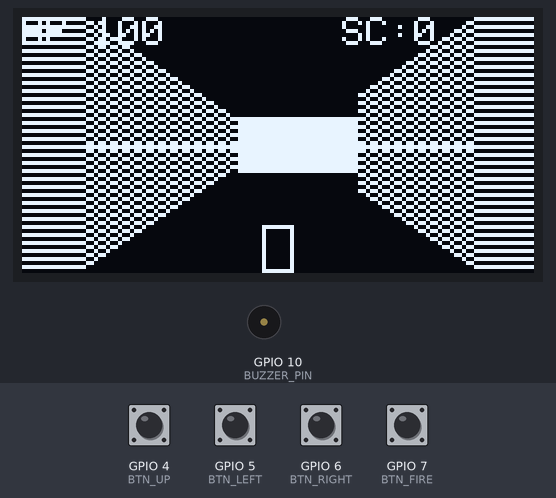
The program below on a simulated ESP32-S3. On the bench: 128×64 one-colour display, buzzer (waves = sounding). Inputs (shaded band) come from the test bench; at power-on: GPIO 4 (BTN_UP), GPIO 5 (BTN_LEFT), GPIO 6 (BTN_RIGHT), GPIO 7 (BTN_FIRE) HIGH.

Above: at 2.4 s.
2.5 s: GPIO 7 (BTN_FIRE) pulled LOW for 1 s
At 3.09 s:
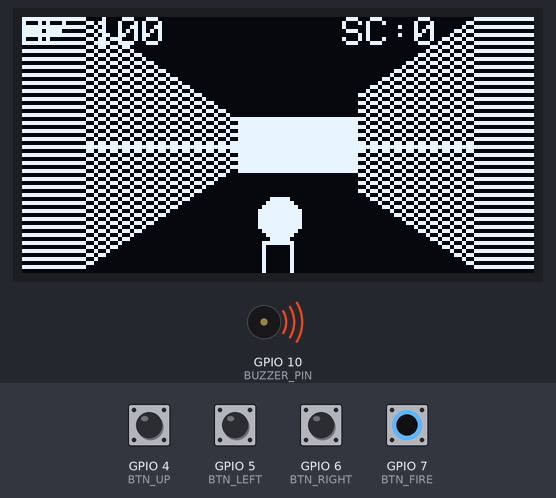
5.0 s: GPIO 4 (BTN_UP) pulled LOW for 1 s
At 6.5 s:
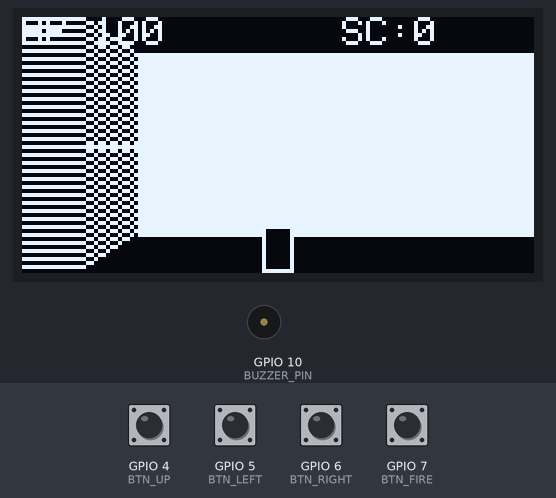
9.0 s: GPIO 5 (BTN_LEFT) pulled LOW for 1 s
At 9.79 s:
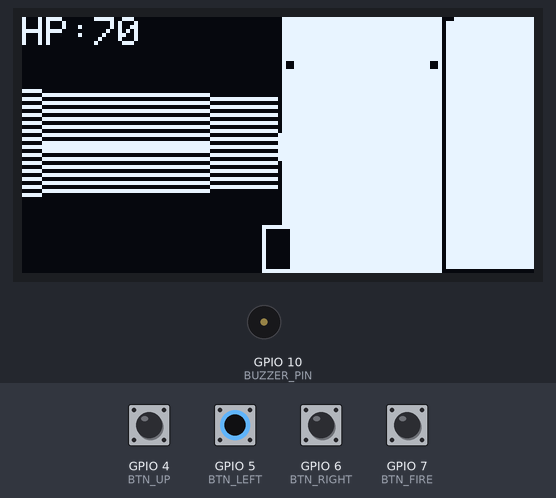
10.6 s: GPIO 6 (BTN_RIGHT) pulled LOW for 0.15 s
At 11.48 s:
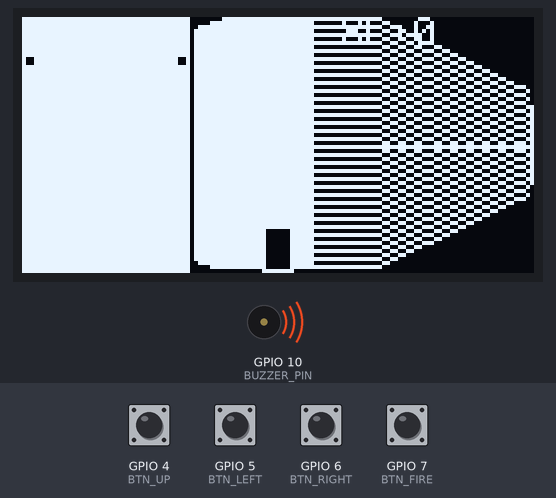
13.7 s: GPIO 7 (BTN_FIRE) pulled LOW for 0.15 s
At 13.85 s:
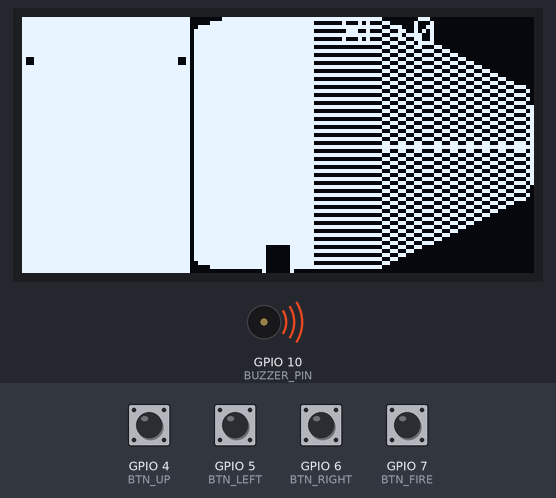
Timing chart, 0 to 16.7 s (numbered marks = the images above; inputs shaded):
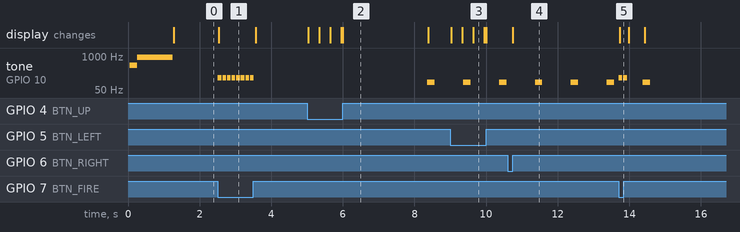

Measured:
- after the input at 2.5 s, tone on GPIO 10 (BUZZER_PIN): alternates 150 Hz for 0.10 s and silent for 0.03 s, 16 changes in all, then stays silent, starting at once; the display: changes at once (image 1)
- after the input at 5.0 s, tone on GPIO 10 (BUZZER_PIN): silent → 100 Hz after 3.4 s, → silent 0.21 s later; the display: first changes at once (image 2 shows a later state)
- after the input at 10.6 s, the display: changes after 0.15 s (image 4)
- after the input at 13.7 s, the display: changes at once (image 5)
- what the display in image 2 shows lasts 2.4 s, from 6.0 s to 8.4 s

The program:

main.cpp
```cpp
#include <Adafruit_GFX.h>
#include <Adafruit_SSD1306.h>
#include <Wire.h>
#include <math.h>

// Налаштування дисплея
#define SCREEN_WIDTH 128
#define SCREEN_HEIGHT 64
#define OLED_RESET -1
Adafruit_SSD1306 display(SCREEN_WIDTH, SCREEN_HEIGHT, &Wire, OLED_RESET);

// Піни I2C для ESP32-S3
#define I2C_SDA 8
#define I2C_SCL 9

// Піни кнопок та звуку
#define BTN_UP 4
#define BTN_LEFT 5
#define BTN_RIGHT 6
#define BTN_FIRE 7
#define BUZZER_PIN 10

// Карта лабіринту (12x12)
#define MAP_W 12
#define MAP_H 12
const uint8_t worldMap[MAP_H][MAP_W] = {
    { 1, 1, 1, 1, 1, 1, 1, 1, 1, 1, 1, 1 },
    { 1, 0, 0, 0, 0, 0, 1, 0, 0, 0, 0, 1 },
    { 1, 0, 1, 1, 0, 0, 1, 0, 1, 1, 0, 1 },
    { 1, 0, 1, 0, 0, 0, 0, 0, 0, 1, 0, 1 },
    { 1, 0, 0, 0, 1, 1, 0, 1, 0, 0, 0, 1 },
    { 1, 0, 0, 0, 1, 0, 0, 1, 0, 1, 0, 1 },
    { 1, 1, 0, 0, 0, 0, 0, 0, 0, 1, 0, 1 },
    { 1, 0, 0, 1, 0, 1, 1, 1, 0, 0, 0, 1 },
    { 1, 0, 1, 1, 0, 0, 0, 0, 0, 1, 0, 1 },
    { 1, 0, 0, 0, 0, 1, 0, 1, 0, 0, 0, 1 },
    { 1, 0, 0, 0, 0, 1, 0, 0, 0, 0, 0, 1 },
    { 1, 1, 1, 1, 1, 1, 1, 1, 1, 1, 1, 1 }
};

// Параметри гравця
float posX = 1.5, posY = 1.5;
float dirX = 1.0, dirY = 0.0;
float planeX = 0.0, planeY = 0.66;
int playerHP = 100;
int score = 0;

// Структура ворога
struct Enemy {
    float x, y;
    bool alive;
    unsigned long lastAttack;
};

#define NUM_ENEMIES 3
Enemy enemies[NUM_ENEMIES] = {
    { 3.5, 3.5, true, 0 },
    { 8.5, 2.5, true, 0 },
    { 7.5, 9.5, true, 0 }
};

// Буфер глибини (Z-buffer) для правильного перекриття ворогів стінами
float zBuffer[SCREEN_WIDTH];

// Змінні для анімації пострілу та звуку
int shootAnim = 0;
unsigned long soundEndTime = 0;

void playSound(int freq, int duration)
{
    tone(BUZZER_PIN, freq);
    soundEndTime = millis() + duration;
}

void updateSound()
{
    if (soundEndTime > 0 && millis() > soundEndTime) {
        noTone(BUZZER_PIN);
        soundEndTime = 0;
    }
}

void setup()
{
    pinMode(BTN_UP, INPUT_PULLUP);
    pinMode(BTN_LEFT, INPUT_PULLUP);
    pinMode(BTN_RIGHT, INPUT_PULLUP);
    pinMode(BTN_FIRE, INPUT_PULLUP);
    pinMode(BUZZER_PIN, OUTPUT);

    Wire.begin(I2C_SDA, I2C_SCL);
    if (!display.begin(SSD1306_SWITCHCAPVCC, 0x3C)) {
        for (;;)
            ; // Зупинка, якщо дисплей не знайдено
    }

    display.clearDisplay();
    display.setTextColor(SSD1306_WHITE);
    display.setTextSize(1);
    display.setCursor(20, 25);
    display.println("ESP32-S3 DOOM");
    display.display();

    playSound(440, 150);
    delay(200);
    playSound(880, 300);
    delay(1000);
}

void loop()
{
    updateSound();

    // Перевірка кінця гри
    if (playerHP <= 0) {
        display.clearDisplay();
        display.setTextSize(2);
        display.setCursor(10, 20);
        display.println("GAME OVER");
        display.setTextSize(1);
        display.setCursor(35, 45);
        display.print("Score: ");
        display.println(score);
        display.display();
        return;
    }

    // --- 1. ОБРОБКА КЕРУВАННЯ ---
    float moveSpeed = 0.08;
    float rotSpeed = 0.07;

    if (digitalRead(BTN_UP) == LOW) {
        if (worldMap[int(posY)][int(posX + dirX * moveSpeed * 2)] == 0)
            posX += dirX * moveSpeed;
        if (worldMap[int(posY + dirY * moveSpeed * 2)][int(posX)] == 0)
            posY += dirY * moveSpeed;
    }
    if (digitalRead(BTN_LEFT) == LOW) {
        float oldDirX = dirX;
        dirX = dirX * cos(rotSpeed) - dirY * sin(rotSpeed);
        dirY = oldDirX * sin(rotSpeed) + dirY * cos(rotSpeed);
        float oldPlaneX = planeX;
        planeX = planeX * cos(rotSpeed) - planeY * sin(rotSpeed);
        planeY = oldPlaneX * sin(rotSpeed) + planeY * cos(rotSpeed);
    }
    if (digitalRead(BTN_RIGHT) == LOW) {
        float oldDirX = dirX;
        dirX = dirX * cos(-rotSpeed) - dirY * sin(-rotSpeed);
        dirY = oldDirX * sin(-rotSpeed) + dirY * cos(-rotSpeed);
        float oldPlaneX = planeX;
        planeX = planeX * cos(-rotSpeed) - planeY * sin(-rotSpeed);
        planeY = oldPlaneX * sin(-rotSpeed) + planeY * cos(-rotSpeed);
    }
    if (digitalRead(BTN_FIRE) == LOW && shootAnim == 0) {
        shootAnim = 5;
        playSound(150, 80); // Звук пострілу

        // Перевірка влучання у ворогів по центру екрана
        for (int i = 0; i < NUM_ENEMIES; i++) {
            if (!enemies[i].alive)
                continue;
            float dx = enemies[i].x - posX;
            float dy = enemies[i].y - posY;
            float dist = sqrt(dx * dx + dy * dy);
            // Скалярний добуток для перевірки кута прицілювання
            float dot = (dx * dirX + dy * dirY) / dist;
            if (dot > 0.96 && dist < 6.0) { // Ворог у прицілі
                enemies[i].alive = false;
                score += 100;
                playSound(600, 150); // Звук знищення ворога
            }
        }
    }

    // --- 2. ЛОГІКА ВОРОГІВ ---
    for (int i = 0; i < NUM_ENEMIES; i++) {
        if (!enemies[i].alive)
            continue;
        float dx = posX - enemies[i].x;
        float dy = posY - enemies[i].y;
        float dist = sqrt(dx * dx + dy * dy);

        // Ворог рухається до гравця, якщо він в межах видимості
        if (dist < 5.0 && dist > 0.8) {
            float stepX = (dx / dist) * 0.025;
            float stepY = (dy / dist) * 0.025;
            if (worldMap[int(enemies[i].y)][int(enemies[i].x + stepX)] == 0)
                enemies[i].x += stepX;
            if (worldMap[int(enemies[i].y + stepY)][int(enemies[i].x)] == 0)
                enemies[i].y += stepY;
        }
        // Атака впритул
        else if (dist <= 0.8 && millis() - enemies[i].lastAttack > 1000) {
            playerHP -= 15;
            enemies[i].lastAttack = millis();
            playSound(100, 200); // Звук отримання шкоди
        }
    }

    // --- 3. РЕНДЕРИНГ СТІН (RAYCASTING) ---
    display.clearDisplay();

    // Малюємо лінію горизонту (підлогу)
    display.drawFastHLine(0, SCREEN_HEIGHT / 2, SCREEN_WIDTH, SSD1306_WHITE);

    for (int x = 0; x < SCREEN_WIDTH; x++) {
        float cameraX = 2 * x / float(SCREEN_WIDTH) - 1;
        float rayDirX = dirX + planeX * cameraX;
        float rayDirY = dirY + planeY * cameraX;

        int mapX = int(posX);
        int mapY = int(posY);

        float sideDistX, sideDistY;
        float deltaDistX = (rayDirX == 0) ? 1e30 : abs(1 / rayDirX);
        float deltaDistY = (rayDirY == 0) ? 1e30 : abs(1 / rayDirY);
        float perpWallDist;

        int stepX, stepY;
        int hit = 0;
        int side;

        if (rayDirX < 0) {
            stepX = -1;
            sideDistX = (posX - mapX) * deltaDistX;
        } else {
            stepX = 1;
            sideDistX = (mapX + 1.0 - posX) * deltaDistX;
        }
        if (rayDirY < 0) {
            stepY = -1;
            sideDistY = (posY - mapY) * deltaDistY;
        } else {
            stepY = 1;
            sideDistY = (mapY + 1.0 - posY) * deltaDistY;
        }

        // Алгоритм DDA
        while (hit == 0) {
            if (sideDistX < sideDistY) {
                sideDistX += deltaDistX;
                mapX += stepX;
                side = 0;
            } else {
                sideDistY += deltaDistY;
                mapY += stepY;
                side = 1;
            }
            if (worldMap[mapY][mapX] > 0)
                hit = 1;
        }

        if (side == 0)
            perpWallDist = (sideDistX - deltaDistX);
        else
            perpWallDist = (sideDistY - deltaDistY);

        zBuffer[x] = perpWallDist; // Зберігаємо відстань до стіни

        int lineHeight = (int)(SCREEN_HEIGHT / perpWallDist);
        int drawStart = -lineHeight / 2 + SCREEN_HEIGHT / 2;
        if (drawStart < 0)
            drawStart = 0;
        int drawEnd = lineHeight / 2 + SCREEN_HEIGHT / 2;
        if (drawEnd >= SCREEN_HEIGHT)
            drawEnd = SCREEN_HEIGHT - 1;

        // Імітація тіней на монохромному екрані:
        // Стіни по осі X малюємо суцільними лініями, по осі Y — пунктиром
        if (side == 0) {
            display.drawFastVLine(x, drawStart, drawEnd - drawStart, SSD1306_WHITE);
        } else {
            for (int y = drawStart; y < drawEnd; y += 2) {
                display.drawPixel(x, y, SSD1306_WHITE);
            }
        }
    }

    // --- 4. РЕНДЕРИНГ ВОРОГІВ (СПРАЙТИ) ---
    for (int i = 0; i < NUM_ENEMIES; i++) {
        if (!enemies[i].alive)
            continue;

        float spriteX = enemies[i].x - posX;
        float spriteY = enemies[i].y - posY;

        float invDet = 1.0 / (planeX * dirY - dirX * planeY);
        float transformX = invDet * (dirY * spriteX - dirX * spriteY);
        float transformY = invDet * (-planeY * spriteX + planeX * spriteY);

        if (transformY > 0.1) { // Ворог перед камерою
            int spriteScreenX = int((SCREEN_WIDTH / 2) * (1 + transformX / transformY));
            int spriteHeight = abs(int(SCREEN_HEIGHT / transformY));
            int spriteWidth = spriteHeight / 2;

            int drawStartX = spriteScreenX - spriteWidth / 2;
            int drawEndX = spriteScreenX + spriteWidth / 2;
            int drawStartY = -spriteHeight / 2 + SCREEN_HEIGHT / 2;

            // Малюємо ворога, якщо він не перекритий стіною
            if (spriteScreenX >= 0 && spriteScreenX < SCREEN_WIDTH && transformY < zBuffer[spriteScreenX]) {
                // Тіло ворога (білий прямокутник з чорним контуром і очима)
                display.fillRect(drawStartX, drawStartY, spriteWidth, spriteHeight, SSD1306_WHITE);
                display.drawRect(drawStartX, drawStartY, spriteWidth, spriteHeight, SSD1306_BLACK);

                // "Очі" ворога, якщо він достатньо близько
                if (spriteWidth > 6) {
                    int eyeY = drawStartY + spriteHeight / 4;
                    display.fillRect(drawStartX + 2, eyeY, 2, 2, SSD1306_BLACK);
                    display.fillRect(drawEndX - 4, eyeY, 2, 2, SSD1306_BLACK);
                }
            }
        }
    }

    // --- 5. ІНТЕРФЕЙС ТА ЗБРОЯ ---
    // Приціл
    display.drawFastHLine(SCREEN_WIDTH / 2 - 3, SCREEN_HEIGHT / 2, 7, SSD1306_WHITE);
    display.drawFastVLine(SCREEN_WIDTH / 2, SCREEN_HEIGHT / 2 - 3, 7, SSD1306_WHITE);

    // Зброя внизу по центру
    int gunOffset = (shootAnim > 0) ? 4 : 0;
    if (shootAnim > 0) {
        // Спалах пострілу
        display.fillCircle(SCREEN_WIDTH / 2, SCREEN_HEIGHT - 14, 5, SSD1306_WHITE);
        shootAnim--;
    }
    display.fillRect(SCREEN_WIDTH / 2 - 4, SCREEN_HEIGHT - 12 + gunOffset, 8, 12, SSD1306_BLACK);
    display.drawRect(SCREEN_WIDTH / 2 - 4, SCREEN_HEIGHT - 12 + gunOffset, 8, 12, SSD1306_WHITE);

    // Показники HP та очок
    display.setCursor(0, 0);
    display.print("HP:");
    display.print(playerHP);
    display.setCursor(80, 0);
    display.print("SC:");
    display.print(score);

    display.display();
}
```
